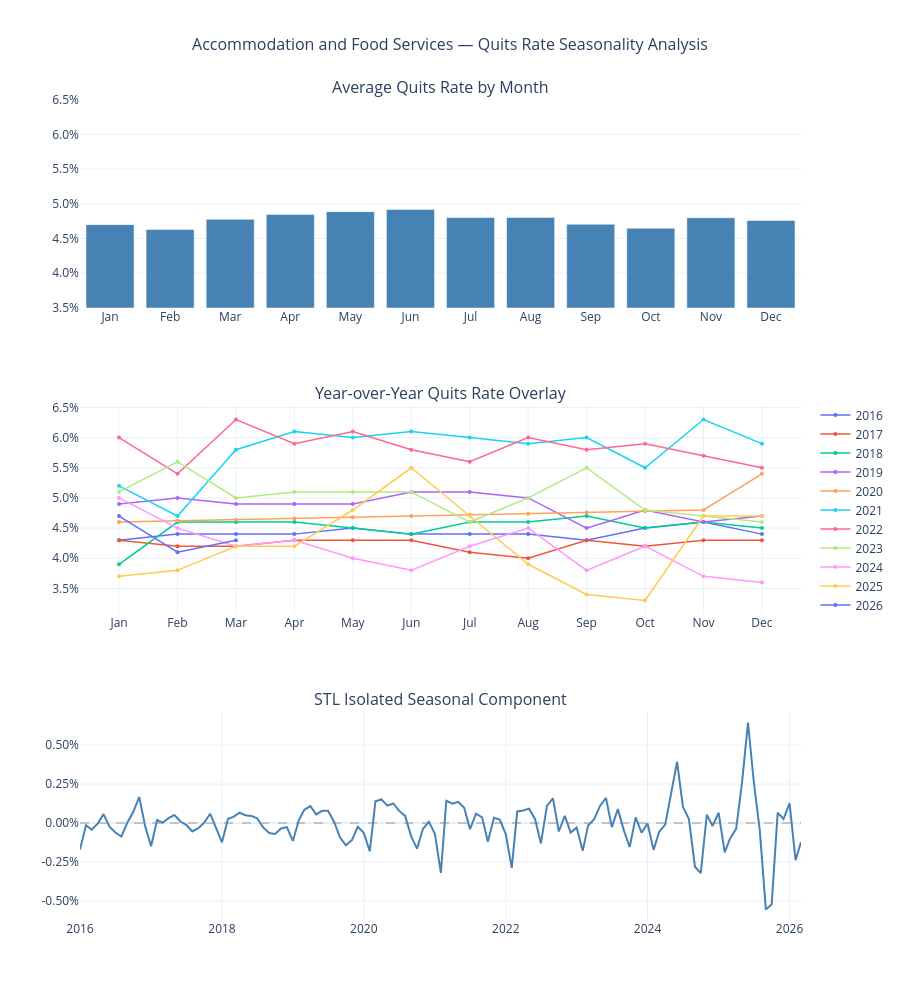

Source (notebook cell):
### Markdown cell above
## COVID-19 Interpolation

Quit rates in early 2020 deviated sharply from the levels and patterns observed
throughout the rest of the series. Leaving those values in place would allow an
isolated period to distort the model's understanding of both trend and seasonal
structure.

To address this, quit rate values from February 2020 through October 2020 were replaced
using linear interpolation based on time. This bridges the gap between the pre-pandemic
level and the point where the series began returning to a more typical range, without
letting that period dominate the analysis.

The original series is shown alongside the adjusted version above for transparency, and
all subsequent analysis is based on the interpolated data.

### Code cell
# =============================================================================
# Section 3: Seasonality Analysis
# =============================================================================
df_interp['month'] = df_interp.index.month
df_interp['year'] = df_interp.index.year
month_labels = ['Jan','Feb','Mar','Apr','May','Jun',
                'Jul','Aug','Sep','Oct','Nov','Dec']

# STL fit
stl = STL(df_interp['quit_rate'], period=12)
stl_fit = stl.fit()
df_interp['seasonal'] = stl_fit.seasonal

monthly_avg = df_interp.groupby('month')['quit_rate'].mean().reset_index()

fig = make_subplots(
    rows=3, cols=1,
    subplot_titles=('Average Quits Rate by Month',
                    'Year-over-Year Quits Rate Overlay',
                    'STL Isolated Seasonal Component'),
    vertical_spacing=0.12
)

# --- Plot 1: Monthly Average Bar ---
fig.add_trace(go.Bar(
    x=month_labels,
    y=monthly_avg['quit_rate'],
    marker_color='steelblue',
    name='Monthly Average',
    showlegend=False,
    hovertemplate='%{x}: %{customdata}<extra></extra>',
    customdata=[f'{v:.2f}%' for v in monthly_avg['quit_rate']]
), row=1, col=1)

fig.update_yaxes(
    range=[3.5, 6.5],
    tickvals=[3.5, 4.0, 4.5, 5.0, 5.5, 6.0, 6.5],
    ticktext=[f'{v:.1f}%' for v in [3.5, 4.0, 4.5, 5.0, 5.5, 6.0, 6.5]],
    row=1, col=1
)

# --- Plot 2: Year-over-Year Overlay ---
colors = px.colors.qualitative.Plotly
for i, (year, group) in enumerate(df_interp.groupby('year')):
    group = group.sort_values('month')
    fig.add_trace(go.Scatter(
        x=month_labels[:len(group)],
        y=group['quit_rate'],
        mode='lines+markers',
        name=str(year),
        line=dict(color=colors[i % len(colors)], width=1.5),
        marker=dict(size=4),
        hovertemplate=f'{year} %{{x}}: %{{customdata}}<extra></extra>',
        customdata=[f'{v:.2f}%' for v in group['quit_rate']]
    ), row=2, col=1)

fig.update_yaxes(
    tickvals=[3.5, 4.0, 4.5, 5.0, 5.5, 6.0, 6.5],
    ticktext=[f'{v:.1f}%' for v in [3.5, 4.0, 4.5, 5.0, 5.5, 6.0, 6.5]],
    row=2, col=1
)

# --- Plot 3: STL Seasonal Component ---
fig.add_trace(go.Scatter(
    x=df_interp.index,
    y=df_interp['seasonal'],
    mode='lines',
    name='Seasonal Component',
    showlegend=False,
    line=dict(color='steelblue', width=2),
    hovertemplate='%{x|%b %Y}: %{customdata}<extra></extra>',
    customdata=[f'{v:.3f}%' for v in df_interp['seasonal']]
), row=3, col=1)

fig.add_hline(y=0, line_dash='dash', line_color='gray', line_width=0.8, row=3, col=1)

seasonal_ticks = [-0.50, -0.25, 0.00, 0.25, 0.50]
fig.update_yaxes(
    tickvals=seasonal_ticks,
    ticktext=[f'{v:.2f}%' for v in seasonal_ticks],
    row=3, col=1
)

fig.update_layout(
    title=dict(text='Accommodation and Food Services — Quits Rate Seasonality Analysis',
               x=0.5, font=dict(size=16)),
    height=1000,
    template='plotly_white',
    hovermode='closest',
    showlegend=True,
    legend=dict(
        x=1.02,
        y=0.50,
        xanchor='left',
        yanchor='middle'
    )
)

fig.show()

### Figure 1 — Plotly figure (JSON) as saved in the notebook; plotly's stock layout.template omitted (floating-point values rounded to 4 significant figures)
{"data": [{"customdata": ["4.70%", "4.63%", "4.78%", "4.85%", "4.89%", "4.92%", "4.80%", "4.80%", "4.71%", "4.65%", "4.80%", "4.76%"], "hovertemplate": "%{x}: %{customdata}<extra></extra>", "marker": {"color": "steelblue"}, "name": "Monthly Average", "showlegend": false, "type": "bar", "x": ["Jan", "Feb", "Mar", "Apr", "May", "Jun", "Jul", "Aug", "Sep", "Oct", "Nov", "Dec"], "xaxis": "x", "y": [4.7, 4.629, 4.776, 4.846, 4.888, 4.92, 4.802, 4.804, 4.706, 4.648, 4.8, 4.76], "yaxis": "y"}, {"customdata": ["4.30%", "4.40%", "4.40%", "4.40%", "4.50%", "4.40%", "4.40%", "4.40%", "4.30%", "4.50%", "4.60%", "4.40%"], "hovertemplate": "2016 %{x}: %{customdata}<extra></extra>", "line": {"color": "#636EFA", "width": 1.5}, "marker": {"size": 4}, "mode": "lines+markers", "name": "2016", "type": "scatter", "x": ["Jan", "Feb", "Mar", "Apr", "May", "Jun", "Jul", "Aug", "Sep", "Oct", "Nov", "Dec"], "xaxis": "x2", "y": [4.3, 4.4, 4.4, 4.4, 4.5, 4.4, 4.4, 4.4, 4.3, 4.5, 4.6, 4.4], "yaxis": "y2"}, {"customdata": ["4.30%", "4.20%", "4.20%", "4.30%", "4.30%", "4.30%", "4.10%", "4.00%", "4.30%", "4.20%", "4.30%", "4.30%"], "hovertemplate": "2017 %{x}: %{customdata}<extra></extra>", "line": {"color": "#EF553B", "width": 1.5}, "marker": {"size": 4}, "mode": "lines+markers", "name": "2017", "type": "scatter", "x": ["Jan", "Feb", "Mar", "Apr", "May", "Jun", "Jul", "Aug", "Sep", "Oct", "Nov", "Dec"], "xaxis": "x2", "y": [4.3, 4.2, 4.2, 4.3, 4.3, 4.3, 4.1, 4.0, 4.3, 4.2, 4.3, 4.3], "yaxis": "y2"}, {"customdata": ["3.90%", "4.60%", "4.60%", "4.60%", "4.50%", "4.40%", "4.60%", "4.60%", "4.70%", "4.50%", "4.60%", "4.50%"], "hovertemplate": "2018 %{x}: %{customdata}<extra></extra>", "line": {"color": "#00CC96", "width": 1.5}, "marker": {"size": 4}, "mode": "lines+markers", "name": "2018", "type": "scatter", "x": ["Jan", "Feb", "Mar", "Apr", "May", "Jun", "Jul", "Aug", "Sep", "Oct", "Nov", "Dec"], "xaxis": "x2", "y": [3.9, 4.6, 4.6, 4.6, 4.5, 4.4, 4.6, 4.6, 4.7, 4.5, 4.6, 4.5], "yaxis": "y2"}, {"customdata": ["4.90%", "5.00%", "4.90%", "4.90%", "4.90%", "5.10%", "5.10%", "5.00%", "4.50%", "4.80%", "4.60%", "4.70%"], "hovertemplate": "2019 %{x}: %{customdata}<extra></extra>", "line": {"color": "#AB63FA", "width": 1.5}, "marker": {"size": 4}, "mode": "lines+markers", "name": "2019", "type": "scatter", "x": ["Jan", "Feb", "Mar", "Apr", "May", "Jun", "Jul", "Aug", "Sep", "Oct", "Nov", "Dec"], "xaxis": "x2", "y": [4.9, 5.0, 4.9, 4.9, 4.9, 5.1, 5.1, 5.0, 4.5, 4.8, 4.6, 4.7], "yaxis": "y2"}, {"customdata": ["4.60%", "4.62%", "4.64%", "4.66%", "4.68%", "4.70%", "4.72%", "4.74%", "4.76%", "4.78%", "4.80%", "5.40%"], "hovertemplate": "2020 %{x}: %{customdata}<extra></extra>", "line": {"color": "#FFA15A", "width": 1.5}, "marker": {"size": 4}, "mode": "lines+markers", "name": "2020", "type": "scatter", "x": ["Jan", "Feb", "Mar", "Apr", "May", "Jun", "Jul", "Aug", "Sep", "Oct", "Nov", "Dec"], "xaxis": "x2", "y": [4.6, 4.62, 4.639, 4.66, 4.679, 4.7, 4.719, 4.74, 4.76, 4.78, 4.8, 5.4], "yaxis": "y2"}, {"customdata": ["5.20%", "4.70%", "5.80%", "6.10%", "6.00%", "6.10%", "6.00%", "5.90%", "6.00%", "5.50%", "6.30%", "5.90%"], "hovertemplate": "2021 %{x}: %{customdata}<extra></extra>", "line": {"color": "#19D3F3", "width": 1.5}, "marker": {"size": 4}, "mode": "lines+markers", "name": "2021", "type": "scatter", "x": ["Jan", "Feb", "Mar", "Apr", "May", "Jun", "Jul", "Aug", "Sep", "Oct", "Nov", "Dec"], "xaxis": "x2", "y": [5.2, 4.7, 5.8, 6.1, 6.0, 6.1, 6.0, 5.9, 6.0, 5.5, 6.3, 5.9], "yaxis": "y2"}, {"customdata": ["6.00%", "5.40%", "6.30%", "5.90%", "6.10%", "5.80%", "5.60%", "6.00%", "5.80%", "5.90%", "5.70%", "5.50%"], "hovertemplate": "2022 %{x}: %{customdata}<extra></extra>", "line": {"color": "#FF6692", "width": 1.5}, "marker": {"size": 4}, "mode": "lines+markers", "name": "2022", "type": "scatter", "x": ["Jan", "Feb", "Mar", "Apr", "May", "Jun", "Jul", "Aug", "Sep", "Oct", "Nov", "Dec"], "xaxis": "x2", "y": [6.0, 5.4, 6.3, 5.9, 6.1, 5.8, 5.6, 6.0, 5.8, 5.9, 5.7, 5.5], "yaxis": "y2"}, {"customdata": ["5.10%", "5.60%", "5.00%", "5.10%", "5.10%", "5.10%", "4.60%", "5.00%", "5.50%", "4.80%", "4.70%", "4.60%"], "hovertemplate": "2023 %{x}: %{customdata}<extra></extra>", "line": {"color": "#B6E880", "width": 1.5}, "marker": {"size": 4}, "mode": "lines+markers", "name": "2023", "type": "scatter", "x": ["Jan", "Feb", "Mar", "Apr", "May", "Jun", "Jul", "Aug", "Sep", "Oct", "Nov", "Dec"], "xaxis": "x2", "y": [5.1, 5.6, 5.0, 5.1, 5.1, 5.1, 4.6, 5.0, 5.5, 4.8, 4.7, 4.6], "yaxis": "y2"}, {"customdata": ["5.00%", "4.50%", "4.20%", "4.30%", "4.00%", "3.80%", "4.20%", "4.50%", "3.80%", "4.20%", "3.70%", "3.60%"], "hovertemplate": "2024 %{x}: %{customdata}<extra></extra>", "line": {"color": "#FF97FF", "width": 1.5}, "marker": {"size": 4}, "mode": "lines+markers", "name": "2024", "type": "scatter", "x": ["Jan", "Feb", "Mar", "Apr", "May", "Jun", "Jul", "Aug", "Sep", "Oct", "Nov", "Dec"], "xaxis": "x2", "y": [5.0, 4.5, 4.2, 4.3, 4.0, 3.8, 4.2, 4.5, 3.8, 4.2, 3.7, 3.6], "yaxis": "y2"}, {"customdata": ["3.70%", "3.80%", "4.20%", "4.20%", "4.80%", "5.50%", "4.70%", "3.90%", "3.40%", "3.30%", "4.70%", "4.70%"], "hovertemplate": "2025 %{x}: %{customdata}<extra></extra>", "line": {"color": "#FECB52", "width": 1.5}, "marker": {"size": 4}, "mode": "lines+markers", "name": "2025", "type": "scatter", "x": ["Jan", "Feb", "Mar", "Apr", "May", "Jun", "Jul", "Aug", "Sep", "Oct", "Nov", "Dec"], "xaxis": "x2", "y": [3.7, 3.8, 4.2, 4.2, 4.8, 5.5, 4.7, 3.9, 3.4, 3.3, 4.7, 4.7], "yaxis": "y2"}, {"customdata": ["4.70%", "4.10%", "4.30%"], "hovertemplate": "2026 %{x}: %{customdata}<extra></extra>", "line": {"color": "#636EFA", "width": 1.5}, "marker": {"size": 4}, "mode": "lines+markers", "name": "2026", "type": "scatter", "x": ["Jan", "Feb", "Mar"], "xaxis": "x2", "y": [4.7, 4.1, 4.3], "yaxis": "y2"}, {"customdata": ["-0.170%", "-0.014%", "-0.042%", "-0.004%", "0.057%", "-0.024%", "-0.061%", "-0.087%", "0.003%", "0.070%", "0.167%", "-0.018%", "-0.149%", "0.019%", "0.002%", "0.032%", "0.052%", "0.010%", "-0.011%", "-0.054%", "-0.033%", "0.002%", "0.060%", "-0.027%", "-0.123%", "0.027%", "0.040%", "0.067%", "0.051%", "0.046%", "0.031%", "-0.028%", "-0.064%", "-0.070%", "-0.035%", "-0.026%", "-0.115%", "0.019%", "0.085%", "0.109%", "0.055%", "0.078%", "0.079%", "0.008%", "-0.093%", "-0.142%", "-0.110%", "-0.024%", "-0.063%", "-0.181%", "0.139%", "0.152%", "0.112%", "0.126%", "0.078%", "0.046%", "-0.086%", "-0.164%", "-0.037%", "0.008%", "-0.069%", "-0.320%", "0.143%", "0.124%", "0.136%", "0.098%", "-0.039%", "0.060%", "0.037%", "-0.119%", "0.034%", "0.023%", "-0.070%", "-0.288%", "0.075%", "0.080%", "0.092%", "0.025%", "-0.131%", "0.110%", "0.159%", "-0.054%", "0.046%", "-0.061%", "-0.029%", "-0.178%", "-0.016%", "0.024%", "0.109%", "0.161%", "-0.026%", "0.089%", "-0.047%", "-0.154%", "0.037%", "-0.061%", "-0.002%", "-0.172%", "-0.056%", "-0.010%", "0.180%", "0.393%", "0.105%", "0.026%", "-0.280%", "-0.322%", "0.053%", "-0.018%", "0.066%", "-0.188%", "-0.099%", "-0.037%", "0.254%", "0.644%", "0.263%", "-0.048%", "-0.555%", "-0.521%", "0.067%", "0.026%", "0.127%", "-0.238%", "-0.121%"], "hovertemplate": "%{x|%b %Y}: %{customdata}<extra></extra>", "line": {"color": "steelblue", "width": 2}, "mode": "lines", "name": "Seasonal Component", "showlegend": false, "type": "scatter", "x": ["2016-01-01T00:00:00.000000000", "2016-02-01T00:00:00.000000000", "2016-03-01T00:00:00.000000000", "2016-04-01T00:00:00.000000000", "2016-05-01T00:00:00.000000000", "2016-06-01T00:00:00.000000000", "2016-07-01T00:00:00.000000000", "2016-08-01T00:00:00.000000000", "2016-09-01T00:00:00.000000000", "2016-10-01T00:00:00.000000000", "2016-11-01T00:00:00.000000000", "2016-12-01T00:00:00.000000000", "2017-01-01T00:00:00.000000000", "2017-02-01T00:00:00.000000000", "2017-03-01T00:00:00.000000000", "2017-04-01T00:00:00.000000000", "2017-05-01T00:00:00.000000000", "2017-06-01T00:00:00.000000000", "2017-07-01T00:00:00.000000000", "2017-08-01T00:00:00.000000000", "2017-09-01T00:00:00.000000000", "2017-10-01T00:00:00.000000000", "2017-11-01T00:00:00.000000000", "2017-12-01T00:00:00.000000000", "2018-01-01T00:00:00.000000000", "2018-02-01T00:00:00.000000000", "2018-03-01T00:00:00.000000000", "2018-04-01T00:00:00.000000000", "2018-05-01T00:00:00.000000000", "2018-06-01T00:00:00.000000000", "2018-07-01T00:00:00.000000000", "2018-08-01T00:00:00.000000000", "2018-09-01T00:00:00.000000000", "2018-10-01T00:00:00.000000000", "2018-11-01T00:00:00.000000000", "2018-12-01T00:00:00.000000000", "2019-01-01T00:00:00.000000000", "2019-02-01T00:00:00.000000000", "2019-03-01T00:00:00.000000000", "2019-04-01T00:00:00.000000000", "2019-05-01T00:00:00.000000000", "2019-06-01T00:00:00.000000000", "2019-07-01T00:00:00.000000000", "2019-08-01T00:00:00.000000000", "2019-09-01T00:00:00.000000000", "2019-10-01T00:00:00.000000000", "2019-11-01T00:00:00.000000000", "2019-12-01T00:00:00.000000000", "2020-01-01T00:00:00.000000000", "2020-02-01T00:00:00.000000000", "2020-03-01T00:00:00.000000000", "2020-04-01T00:00:00.000000000", "2020-05-01T00:00:00.000000000", "2020-06-01T00:00:00.000000000", "2020-07-01T00:00:00.000000000", "2020-08-01T00:00:00.000000000", "2020-09-01T00:00:00.000000000", "2020-10-01T00:00:00.000000000", "2020-11-01T00:00:00.000000000", "2020-12-01T00:00:00.000000000", "2021-01-01T00:00:00.000000000", "2021-02-01T00:00:00.000000000", "2021-03-01T00:00:00.000000000", "2021-04-01T00:00:00.000000000", "2021-05-01T00:00:00.000000000", "2021-06-01T00:00:00.000000000", "2021-07-01T00:00:00.000000000", "2021-08-01T00:00:00.000000000", "2021-09-01T00:00:00.000000000", "2021-10-01T00:00:00.000000000", "2021-11-01T00:00:00.000000000", "2021-12-01T00:00:00.000000000", "2022-01-01T00:00:00.000000000", "2022-02-01T00:00:00.000000000", "2022-03-01T00:00:00.000000000", "2022-04-01T00:00:00.000000000", "2022-05-01T00:00:00.000000000", "2022-06-01T00:00:00.000000000", "2022-07-01T00:00:00.000000000", "2022-08-01T00:00:00.000000000", "2022-09-01T00:00:00.000000000", "2022-10-01T00:00:00.000000000", "2022-11-01T00:00:00.000000000", "2022-12-01T00:00:00.000000000", "2023-01-01T00:00:00.000000000", "2023-02-01T00:00:00.000000000", "2023-03-01T00:00:00.000000000", "2023-04-01T00:00:00.000000000", "2023-05-01T00:00:00.000000000", "2023-06-01T00:00:00.000000000", "2023-07-01T00:00:00.000000000", "2023-08-01T00:00:00.000000000", "2023-09-01T00:00:00.000000000", "2023-10-01T00:00:00.000000000", "2023-11-01T00:00:00.000000000", "2023-12-01T00:00:00.000000000", "2024-01-01T00:00:00.000000000", "2024-02-01T00:00:00.000000000", "2024-03-01T00:00:00.000000000", "2024-04-01T00:00:00.000000000", "2024-05-01T00:00:00.000000000", "2024-06-01T00:00:00.000000000", "2024-07-01T00:00:00.000000000", "2024-08-01T00:00:00.000000000", "2024-09-01T00:00:00.000000000", "2024-10-01T00:00:00.000000000", "2024-11-01T00:00:00.000000000", "2024-12-01T00:00:00.000000000", "2025-01-01T00:00:00.000000000", "2025-02-01T00:00:00.000000000", "2025-03-01T00:00:00.000000000", "2025-04-01T00:00:00.000000000", "2025-05-01T00:00:00.000000000", "2025-06-01T00:00:00.000000000", "2025-07-01T00:00:00.000000000", "2025-08-01T00:00:00.000000000", "2025-09-01T00:00:00.000000000", "2025-10-01T00:00:00.000000000", "2025-11-01T00:00:00.000000000", "2025-12-01T00:00:00.000000000", "2026-01-01T00:00:00.000000000", "2026-02-01T00:00:00.000000000", "2026-03-01T00:00:00.000000000"], "xaxis": "x3", "y": [-0.1701, -0.01382, -0.04178, -0.00355, 0.0574, -0.02368, -0.06097, -0.08703, 0.003488, 0.07034, 0.167, -0.01827, -0.1491, 0.01938, 0.002135, 0.03169, 0.05181, 0.009676, -0.01134, -0.05358, -0.03267, 0.00161, 0.05977, -0.0275, -0.1234, 0.02704, 0.03987, 0.06721, 0.05055, 0.04573, 0.03082, -0.02804, -0.06437, -0.06998, -0.03505, -0.02587, -0.1146, 0.01906, 0.08487, 0.1087, 0.05535, 0.0782, 0.07884, 0.008279, -0.09273, -0.1424, -0.1096, -0.02411, -0.06324, -0.1814, 0.1395, 0.1516, 0.1118, 0.1256, 0.0779, 0.04605, -0.08559, -0.1645, -0.03659, 0.008153, -0.06888, -0.32, 0.1431, 0.1244, 0.1357, 0.09818, -0.03906, 0.06047, 0.03668, -0.1194, 0.03369, 0.02258, -0.07045, -0.288, 0.07462, 0.08036, 0.09235, 0.02474, -0.1308, 0.1099, 0.1588, -0.05417, 0.04649, -0.06106, -0.02921, -0.1784, -0.0157, 0.0245, 0.1095, 0.1611, -0.02603, 0.08943, -0.04712, -0.1535, 0.03665, -0.06111, -0.0025, -0.172, -0.05602, -0.01011, 0.1798, 0.3931, 0.1053, 0.02589, -0.2802, -0.3217, 0.05281, -0.01839, 0.06626, -0.1881, -0.0988, -0.03736, 0.2543, 0.6441, 0.2633, -0.04831, -0.5553, -0.5214, 0.06665, 0.0257, 0.1273, -0.2384, -0.1212], "yaxis": "y3"}], "layout": {"annotations": [{"font": {"size": 16}, "showarrow": false, "text": "Average Quits Rate by Month", "x": 0.5, "xanchor": "center", "xref": "paper", "y": 1, "yanchor": "bottom", "yref": "paper"}, {"font": {"size": 16}, "showarrow": false, "text": "Year-over-Year Quits Rate Overlay", "x": 0.5, "xanchor": "center", "xref": "paper", "y": 0.6267, "yanchor": "bottom", "yref": "paper"}, {"font": {"size": 16}, "showarrow": false, "text": "STL Isolated Seasonal Component", "x": 0.5, "xanchor": "center", "xref": "paper", "y": 0.2533, "yanchor": "bottom", "yref": "paper"}], "height": 1000, "hovermode": "closest", "legend": {"x": 1.02, "xanchor": "left", "y": 0.5, "yanchor": "middle"}, "shapes": [{"line": {"color": "gray", "dash": "dash", "width": 0.8}, "type": "line", "x0": 0, "x1": 1, "xref": "x3 domain", "y0": 0, "y1": 0, "yref": "y3"}], "showlegend": true, "title": {"font": {"size": 16}, "text": "Accommodation and Food Services — Quits Rate Seasonality Analysis", "x": 0.5}, "xaxis": {"anchor": "y", "domain": [0, 1]}, "xaxis2": {"anchor": "y2", "domain": [0, 1]}, "xaxis3": {"anchor": "y3", "domain": [0, 1]}, "yaxis": {"anchor": "x", "domain": [0.7467, 1], "range": [3.5, 6.5], "ticktext": ["3.5%", "4.0%", "4.5%", "5.0%", "5.5%", "6.0%", "6.5%"], "tickvals": [3.5, 4, 4.5, 5, 5.5, 6, 6.5]}, "yaxis2": {"anchor": "x2", "domain": [0.3733, 0.6267], "ticktext": ["3.5%", "4.0%", "4.5%", "5.0%", "5.5%", "6.0%", "6.5%"], "tickvals": [3.5, 4, 4.5, 5, 5.5, 6, 6.5]}, "yaxis3": {"anchor": "x3", "domain": [0, 0.2533], "ticktext": ["-0.50%", "-0.25%", "0.00%", "0.25%", "0.50%"], "tickvals": [-0.5, -0.25, 0, 0.25, 0.5]}}}
